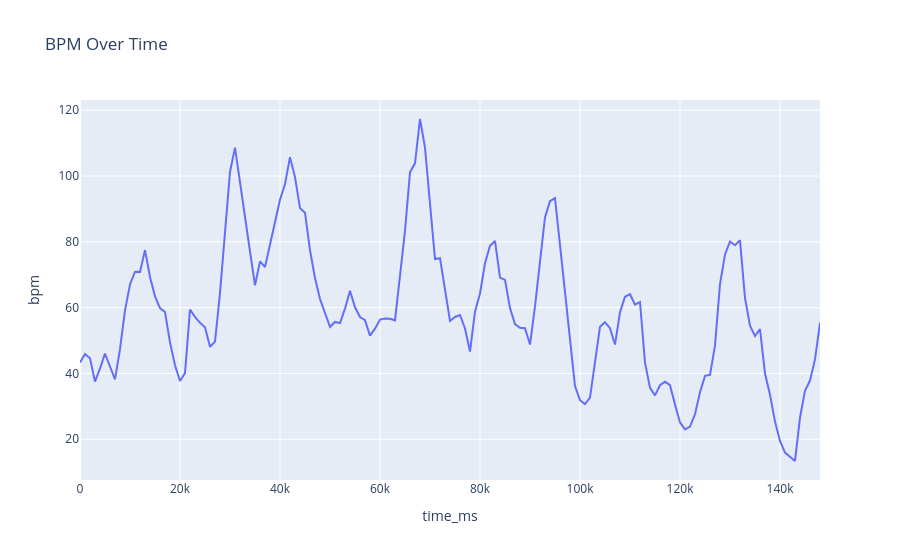

Notebook code for this chart:
### Code cell
px.line(
    bpm_df,
    x="time_ms",
    y="bpm",
    title="BPM Over Time"
)

### Figure 1 — Plotly figure (JSON) as saved in the notebook; plotly's stock layout.template omitted (floating-point values rounded to 4 significant figures; data arrays with more than 128 entries replaced by an {"elided": "..."} marker saying what was removed)
{"data": [{"hovertemplate": "time_ms=%{x}<br>bpm=%{y}<extra></extra>", "legendgroup": "", "line": {"color": "#636efa", "dash": "solid"}, "marker": {"symbol": "circle"}, "mode": "lines", "name": "", "orientation": "v", "showlegend": false, "type": "scatter", "x": {"elided": "149 int values"}, "xaxis": "x", "y": {"elided": "149 float values"}, "yaxis": "y"}], "layout": {"legend": {"tracegroupgap": 0}, "title": {"text": "BPM Over Time"}, "xaxis": {"anchor": "y", "domain": [0, 1], "title": {"text": "time_ms"}}, "yaxis": {"anchor": "x", "domain": [0, 1], "title": {"text": "bpm"}}}}
